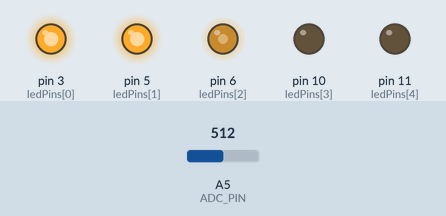
Simulated run of this sketch. Board: Arduino Uno, built with avr-gcc and run on an emulated ATmega328P. Shown: output pins drawn as LEDs (lit = HIGH). Inputs (shaded band) come from the test bench; at power-on: A5 (ADC_PIN) = 512.

Above: at 1.2 s.
1.3 s: A5 (ADC_PIN) set to 716
At 2.5 s:
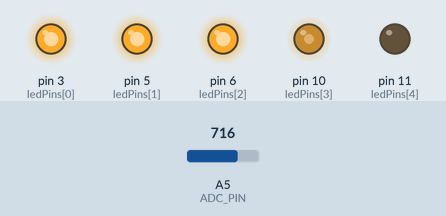
2.8 s: A5 (ADC_PIN) set to 900
At 3.8 s:
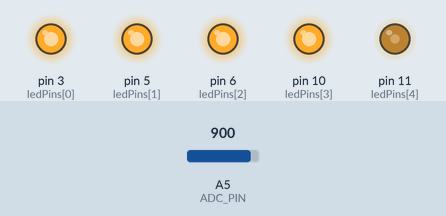
4.3 s: A5 (ADC_PIN) set to 1023
At 4.9 s:
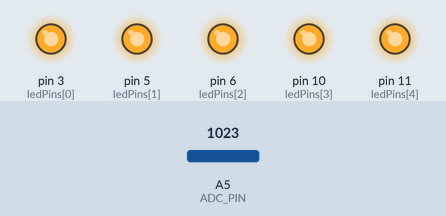
5.8 s: A5 (ADC_PIN) set to 511
At 6.1 s:
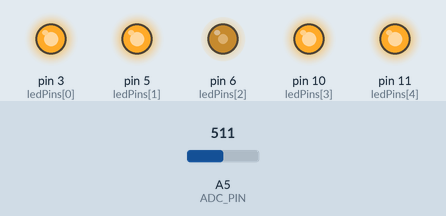
7.3 s: A5 (ADC_PIN) set to 306
At 8.4 s:
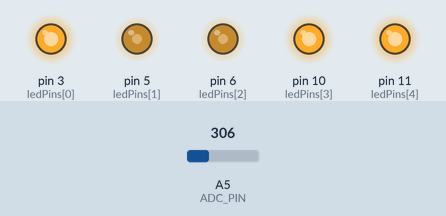
Timing chart, 0 to 9.8 s (numbered marks = the images above; inputs shaded):
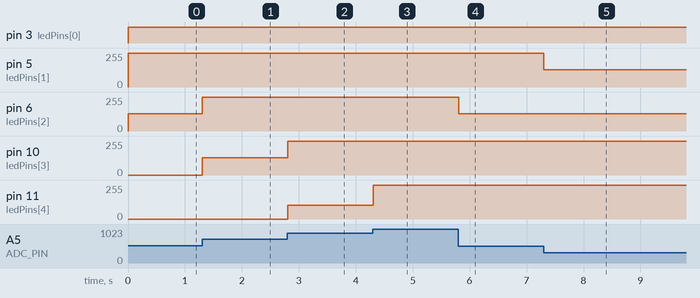

The sketch:

18_barGraph.ino
```cpp
#define ADC_PIN A5
#define ADC_RESOLUTION 1024  // 10bit
#define PWM_RESOLUTION 255   // 8bit
#define VREF 5
#define NUMBER_LEDs 5

const uint8_t ledPins[5] = { 3, 5, 6, 10, 11 };

void setup() {
  // Serial.begin(9600);

  for (uint8_t i = 0; i < 5; ++i) {
    pinMode(ledPins[i], OUTPUT);
    digitalWrite(ledPins[i], LOW);
  }
}

void loop() {
  uint16_t val = analogRead(ADC_PIN);

  // To divide into 'equal' parts, we chose NUMBER_LEDs as the max limit
  // since this is an invalid index, we adjust for it using the ternary
  uint8_t led = map(val, 0, ADC_RESOLUTION - 1, 0, NUMBER_LEDs);
  led = (led >= NUMBER_LEDs) ? NUMBER_LEDs - 1 : led;

  // if ADC resolution cannot be equally divided, the last range is supposed to be longer
  // to compensate for that (instead of having another really short section)
  // The ternary adjusts for that last section
  uint16_t rangeWidth = ADC_RESOLUTION / NUMBER_LEDs;
  uint8_t dutyCycle = map(val % rangeWidth, 0, rangeWidth - 1, 0, PWM_RESOLUTION);
  dutyCycle = (val / rangeWidth >= NUMBER_LEDs) ? 255 : dutyCycle;

  // Serial.print("val: ");
  // Serial.print(val);
  // Serial.print(" led: ");
  // Serial.print(led);
  // Serial.print(" dutyCycle: ");
  // Serial.println(dutyCycle);

  for (int i = 0; i < led; ++i) {
    analogWrite(ledPins[i], PWM_RESOLUTION);
  }
  analogWrite(ledPins[led], dutyCycle);
  delay(10);
}
```

Measured:
- after the input at 1.3 s, pin 6 (ledPins[2]): 130/255 → 255/255 at once; pin 10 (ledPins[3]): 0/255 → 130/255 at once
- after the input at 2.8 s, pin 10 (ledPins[3]): 130/255 → 255/255 at once; pin 11 (ledPins[4]): 0/255 → 105/255 at once
- after the input at 4.3 s, pin 11 (ledPins[4]): 105/255 → 255/255 at once
- after the input at 5.8 s, pin 6 (ledPins[2]): 255/255 → 129/255 at once
- after the input at 7.3 s, pin 5 (ledPins[1]): 255/255 → 128/255 at once
